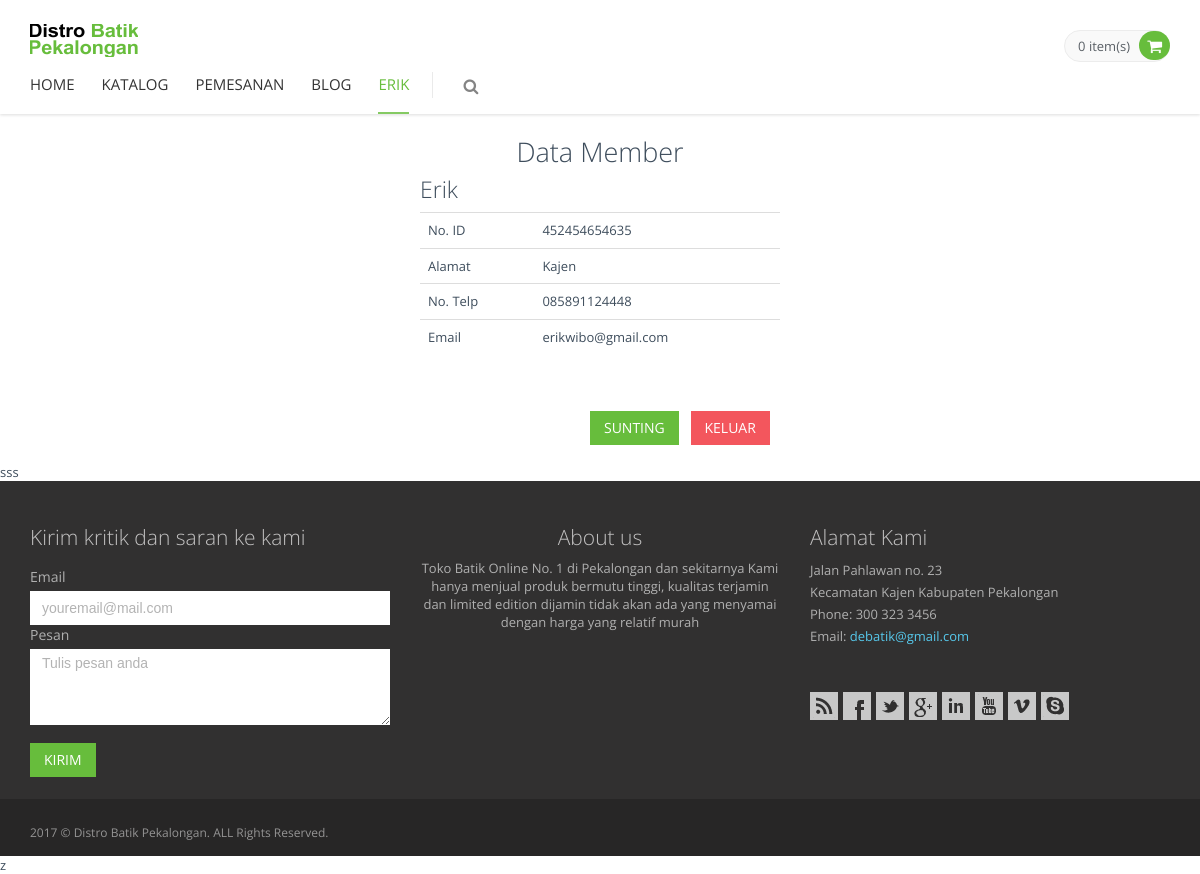
Screenshot of /index.php?page=member (signed in) with the database file from the repository.
### tables this page shows
CREATE TABLE `member` (
  `id_member` int(11) NOT NULL,
  `nomor_id` varchar(20) NOT NULL,
  `nama_member` varchar(20) NOT NULL,
  `alamat` varchar(150) NOT NULL,
  `no_hp` varchar(15) NOT NULL,
  `email` varchar(50) NOT NULL,
  `password` varchar(10) NOT NULL,
  `tanggal` date NOT NULL
);

### index.php (called while the page is built, shortened)
<?php require 'layout/head.php'; ?>
<?php include 'content.php'; ?>
<?php include 'layout/prefooter.php'; ?>
<?php require 'layout/footer.php'; ?>

### member.php (the view, shortened to what this page needs)
<?php
  include 'lib/config.php';
if (empty($msg)) {
    $msg = "";
  }
  $idm = $_SESSION['id_member'];
      ?>
    <div class="container-fluid">
      <?php
        $query = mysqli_query($connect, "SELECT * FROM member where id_member = '$idm'");
        while ($data = mysqli_fetch_array($query)) {
        ?>
        <div class="col-md-4 col-md-offset-4">
          <center><h2>Data Member</h2></center>
          <div class="box box-warning box-solid">
            <div class="box-header">
              <h3 class="box-title"><?php echo $data['nama_member']; ?></h3>
            </div>
            <div class="box-body table-responsive no-padding">
              <table class="table table-hover table-responsive">
                <tr>
                  <td>No. ID</td>
                  <td><?php echo $data['nomor_id']; ?></td>
                </tr>
                <tr>
                  <td>Alamat</td>
                  <td><?php echo $data['alamat']; ?></td>
                </tr>
                <tr>
                  <td>No. Telp</td>
                  <td><?php echo $data['no_hp']; ?></td>
                </tr>
                <tr>
                  <td>Email</td>
                  <td><?php echo $data['email']; ?></td>
                </tr>
              </table><br><br>
              <div class="pull-right">
                <a href="#sunting" class="btn btn-primary fancybox-fast-view">Sunting</a>&nbsp;
                <a href="logout.php" class="btn btn-box-tool btn-danger">Keluar</a>&nbsp;&nbsp;&nbsp;<br><br>
              </div>
            </div>
          </div>
        </div>
        <?php }
      ?>
      </div>
  <div id="sunting" style="display: none; width: 700px;">
  <?php
    $query = mysqli_query($connect, "SELECT * FROM member where id_member = '$idm'");
        while ($data = mysqli_fetch_array($query)) {
  ?>
                <div class="product-page product-pop-up">
                  <div class="row">
                    <center><h1>Edit account</h1></center>
                <div class="col-md-8 col-md-offset-2">
                <?php echo $msg; ?>
                  <form class="form-horizontal" role="form" method="post">
                    <fieldset>
                      <div class="form-group">
                        <label for="firstname" class="col-lg-4 control-label">Nomor Identitas (KTP) <span class="require">*</span></label>
                        <div class="col-lg-8">
                          <input type="text" class="form-control" name="nomor_id" placeholder="Nomor Identitas (KTP)" required value="<?php echo $data['nomor_id']; ?>">
                        </div>
                      </div>
                      <div class="form-group">
                        <label for="firstname" class="col-lg-4 control-label">Nama Lengkap <span class="require">*</span></label>
                        <div class="col-lg-8">
                          <input type="text" class="form-control" name="nama_member" placeholder="Nama Lengkap" required value="<?php echo $data['nama_member']; ?>">
                        </div>
                      </div>
                      <div class="form-group">
                        <label for="lastname" class="col-lg-4 control-label">Email <span class="require">*</span></label>
                        <div class="col-lg-8">
                          <input type="text" class="form-control" name="email" placeholder="Email" required value="<?php echo $data['email']; ?>">
                        </div>
                      </div>
                      <div class="form-group">
                        <label for="email" class="col-lg-4 control-label">No. HP <span class="require">*</span></label>
                        <div class="col-lg-8">
                          <input type="text" class="form-control" name="hp" placeholder="No. HP" value="<?php echo $data['no_hp']; ?>">
                        </div>
                      </div>
                      <div class="form-group">
                        <label for="email" class="col-lg-4 control-label">Alamat <span class="require">*</span></label>
                        <div class="col-lg-8">
                          <textarea class="form-control" rows="4" name="alamat" placeholder="Alamat Lengkap"><?php echo $data['alamat']; ?></textarea>
                        </div>
                      </div>
                    </fieldset>
                    <fieldset>
                      <div class="form-group">
                        <label for="password" class="col-lg-4 control-label">Password <span class="require">*</span></label>
                        <div class="col-lg-8">
                          <input type="password" class="form-control" id="password" name="pass" placeholder="Password">
                        </div>
                      </div>
                      <div class="form-group">
                        <label for="confirm-password" class="col-lg-4 control-label">Confirm password <span class="require">*</span></label>
                        <div class="col-lg-8">
                          <input type="password" class="form-control" id="confirm-password" placeholder="Confirm password">
                        </div>
                      </div>
                    </fieldset>
                    <div class="row">
                      <div class="col-lg-8 col-md-offset-4 padding-left-0 padding-top-20">
                        <input type="submit" name="update" class="btn btn-primary" value="Update">
                      </div>
                    </div>
                  </form>
                </div>
                  </div>
                </div>
        </div>
        <?php } ?>sss

### assets/frontend/layout/css/style.css (style rules this page uses)
h1, h2, h3, h4, h5, h6 { font: 300 'Open Sans', sans-serif; margin: 0 0 10px; }
a { color: #E02222; }
a, a:focus, a:hover, a:active { outline: 0; text-decoration: none; }
.no-padding { padding: 0 !important; }

### assets/frontend/pages/css/style-shop.css (style rules this page uses)
.btn { text-transform: uppercase; }

### assets/frontend/layout/css/themes/green.css (style rules this page uses)
a { color: #67bd3c; }
.btn-primary { background: #67bd3c; }

### rows the page displays
member: nama_member "Erik", nomor "452454654635", alamat "Kajen", no_hp "085891124448", email "erikwibo@gmail.com"

### other values shown
count($_SESSION['shopping_cart']) "0"
$akun "ERIK"
